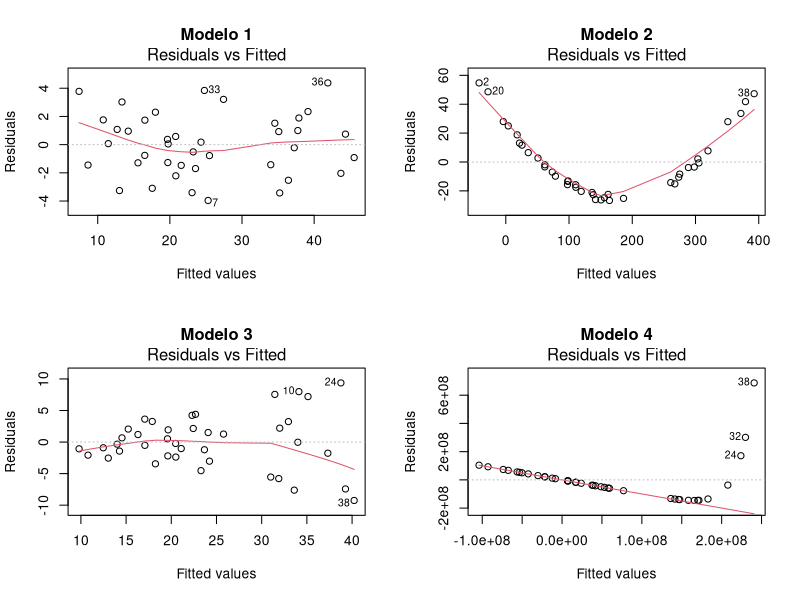
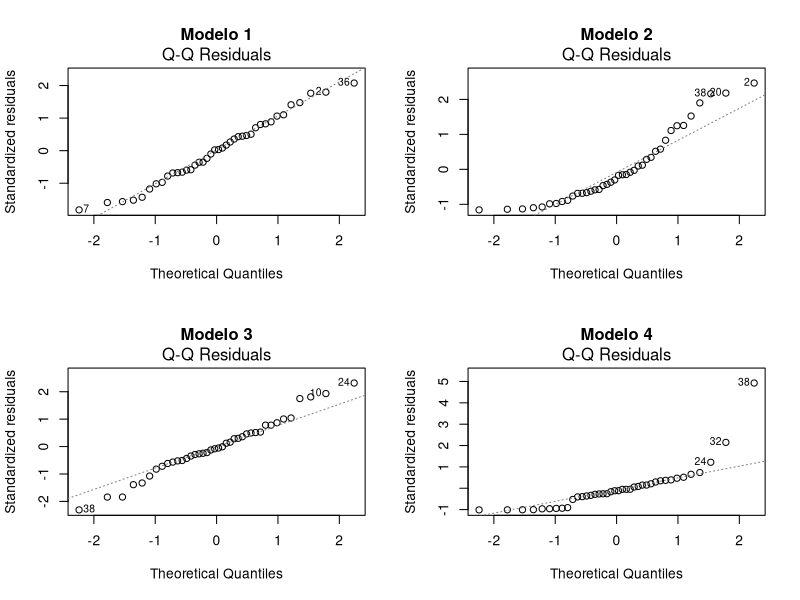
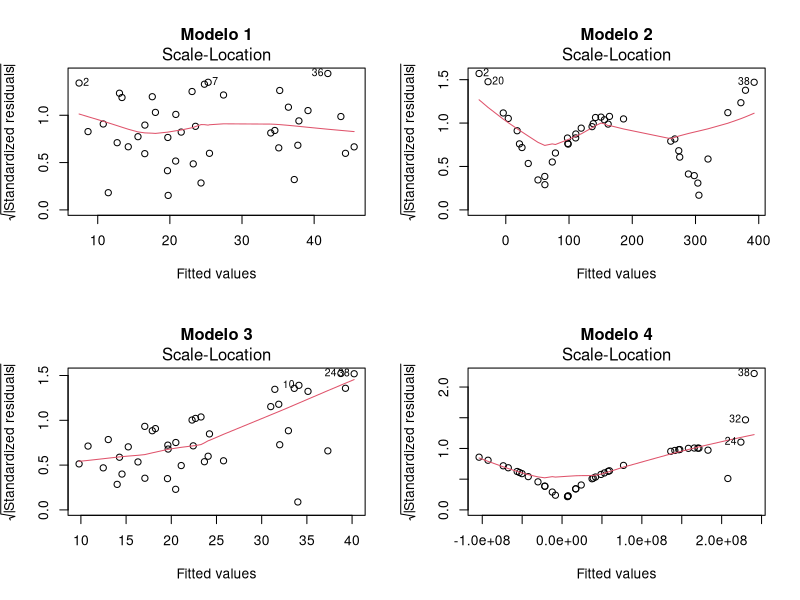
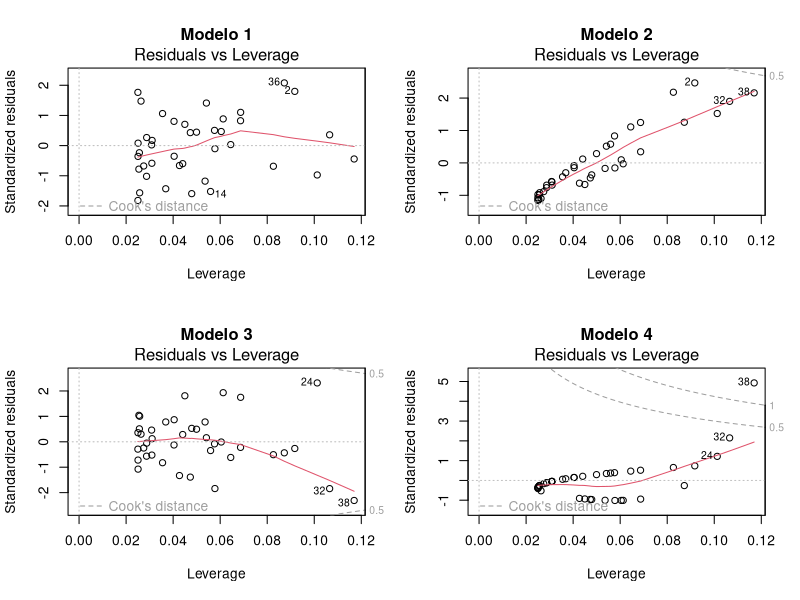
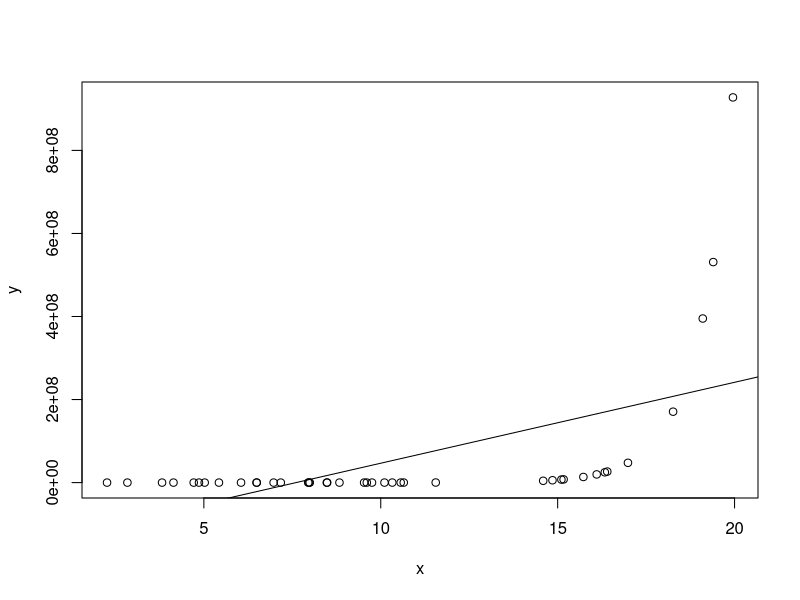

Generate these figures, in order, with R:
## ---- chunk 1
knitr::opts_chunk$set(echo = FALSE)
## ---- chunk 2
set.seed(127)
n <-40
x<-runif(1.1,20,n=n)
datos1<-data.frame(x=x,
                   y=4+2*x+rnorm(sd=2,n=n))
datos2<-data.frame(x=x,
                   y=4+2*x+ x^2 + rnorm(sd=2,n=n))
datos3<-data.frame(x=x,
                   y=4+2*x+(x/5)*rnorm(sd=2,n=n))
datos4<-data.frame(x=x,
                   y=4+2*exp(x)+rnorm(sd=2,n=n))
modelo1 <- lm(y~x,data=datos1)
modelo2 <- lm(y~x,data=datos2)
modelo3 <- lm(y~x,data=datos3)
modelo4 <- lm(y~x,data=datos4)
## ---- chunk 3
par(mfrow=c(2,2))
plot(modelo1,which = 1, main = "Modelo 1")
plot(modelo2,which = 1, main = "Modelo 2")
plot(modelo3,which = 1, main = "Modelo 3")
plot(modelo4,which = 1, main = "Modelo 4")
par(mfrow=c(1,1))
## ---- chunk 4
par(mfrow=c(2,2))
plot(modelo1,which = 2, main = "Modelo 1")
plot(modelo2,which = 2, main = "Modelo 2")
plot(modelo3,which = 2, main = "Modelo 3")
plot(modelo4,which = 2, main = "Modelo 4")
par(mfrow=c(1,1))
## ---- chunk 5
par(mfrow=c(2,2))
plot(modelo1,which = 3, main = "Modelo 1")
plot(modelo2,which = 3, main = "Modelo 2")
plot(modelo3,which = 3, main = "Modelo 3")
plot(modelo4,which = 3, main = "Modelo 4")
par(mfrow=c(1,1))
## ---- chunk 6
par(mfrow=c(2,2))
plot(modelo1,which = 5, main = "Modelo 1")
plot(modelo2,which = 5, main = "Modelo 2")
plot(modelo3,which = 5, main = "Modelo 3")
plot(modelo4,which = 5, main = "Modelo 4")
par(mfrow=c(1,1))
## ---- chunk 7
plot(datos4)
abline(modelo4)
